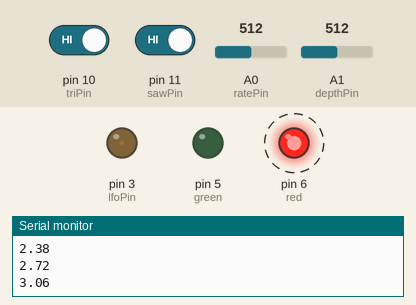
Simulated run of this sketch. Board: Arduino Uno, built with avr-gcc and run on an emulated ATmega328P. On the bench: output pins drawn as LEDs (lit = HIGH), the last lines printed to the serial monitor. Dashed ring = blinking. Inputs (shaded band) come from the test bench; at power-on: A1 (depthPin) = 512, A0 (ratePin) = 512, pin 10 (triPin) HIGH, pin 11 (sawPin) HIGH. Random numbers use the default seed unless the sketch sets one.

Above: at 1.2 s.
1.3 s: A1 (depthPin) set to 0
At 1.67 s:
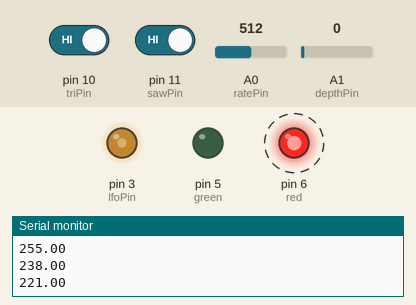
4.3 s: A0 (ratePin) set to 716
At 6.22 s:
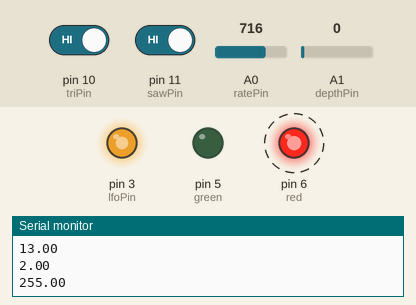
7.3 s: A1 (depthPin) set to 511
10.3 s: pin 10 (triPin) driven LOW
13.3 s: pin 11 (sawPin) driven LOW
At 13.9 s:
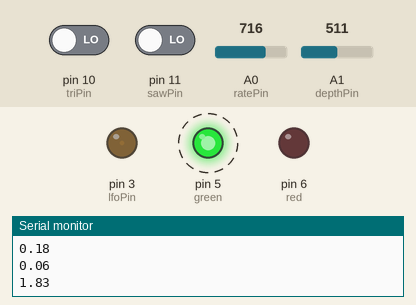
16.3 s: A1 (depthPin) set to 0
At 19.6 s:
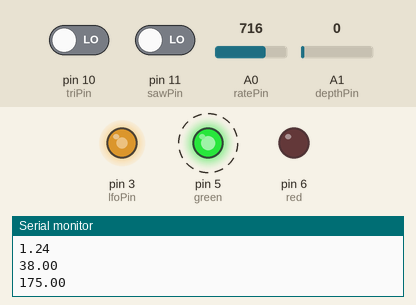
Timing chart, 0 to 22.7 s (numbered marks = the images above; inputs shaded):
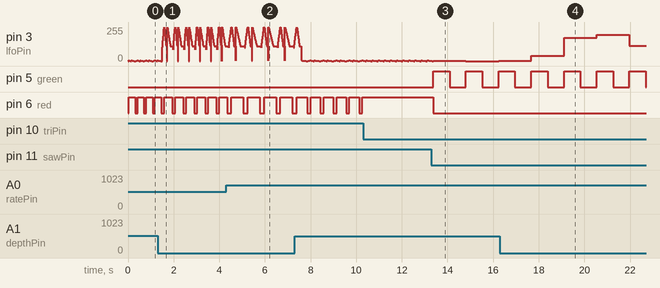

Measured:
- after the input at 13.3 s, pin 5 (green): alternates HIGH for 0.72 s and LOW for 0.72 s, starting after 0.08 s; pin 6 (red): HIGH → LOW after 0.07 s
- by itself, pin 6 (red): alternates HIGH for 0.42 s and LOW for 0.15 s

The sketch:

randlfo_v5.ino
```cpp
const int lfoPin = 3;
const int green = 5;
const int red = 6;
const int ratePin = A0;
const int depthPin = A1;
const int triPin = 10;
const int sawPin = 11;
const int offPin = 12;
volatile bool off;
volatile float triRate;
volatile float triDepth;
volatile float sendCV;
volatile float randV;
volatile float lfoDiv;
volatile float dt;

void setup()
{
  Serial.begin(9600);
  pinMode (triPin, INPUT);
  pinMode (sawPin, INPUT);
  pinMode (lfoPin, OUTPUT);
  pinMode (green, OUTPUT);
  pinMode (red, OUTPUT);
  attachInterrupt(digitalPinToInterrupt(offPin), offMode, LOW);
  interrupts();
}

void loop()
{
              if (digitalRead(triPin) == LOW && digitalRead(sawPin) == LOW) {
                     digitalWrite(red, LOW);
                     lfoDiv = map(analogRead(depthPin), 0, 1023, 1, 255);
                     dt = map(analogRead(ratePin), 0, 1023, 1, 1023);
                     randV = random(0, 255);
                     sendCV = randV / lfoDiv;
                     Serial.println(sendCV);
                     analogWrite(lfoPin, sendCV);
                     digitalWrite(green, HIGH);
                     delay(dt);
                     digitalWrite(green,LOW);
                     delay(dt);
                      }
              if (digitalRead(triPin) == HIGH) {
                     digitalWrite(green, LOW);
                     triDepth = map(analogRead(depthPin), 0, 1023, 1, 100);
                     triRate = map(analogRead(ratePin), 0, 1023, 32, 1);
                      //Triangular wave
                          for(float i=0;i<=255;i=i+(triRate))
                          {
                            sendCV = (i / triDepth);
                            Serial.println(sendCV);
                            analogWrite(lfoPin, sendCV);
                            digitalWrite(red, LOW);
                            delay(2);
                          }
                          for(float i=255;i>=0;i=i-(triRate))
                          {
                            sendCV = (i / triDepth);
                            Serial.println(sendCV);
                            analogWrite(lfoPin, sendCV);
                            digitalWrite(red,HIGH);
                            delay (2);
                          }
              }
              if (digitalRead(sawPin) == HIGH) {
                     digitalWrite(green, LOW);
                     triDepth = map(analogRead(depthPin), 0, 1023, 1, 100);
                     triRate = map(analogRead(ratePin), 0, 1023, 16, 1);
                      //Ramp Down wave
                          for(float i=255;i>=0;i=i-(triRate))
                          {
                            sendCV = (i / triDepth);
                            Serial.println(sendCV);
                            analogWrite(lfoPin, sendCV);
                            digitalWrite(red, HIGH);
                            delay(2);
                          }
              }
}

void offMode() {
              off = true;
             // sendCV = 0;
             // analogWrite(lfoPin, sendCV);
              digitalWrite(red, LOW);
              digitalWrite(green, LOW);
}
```
